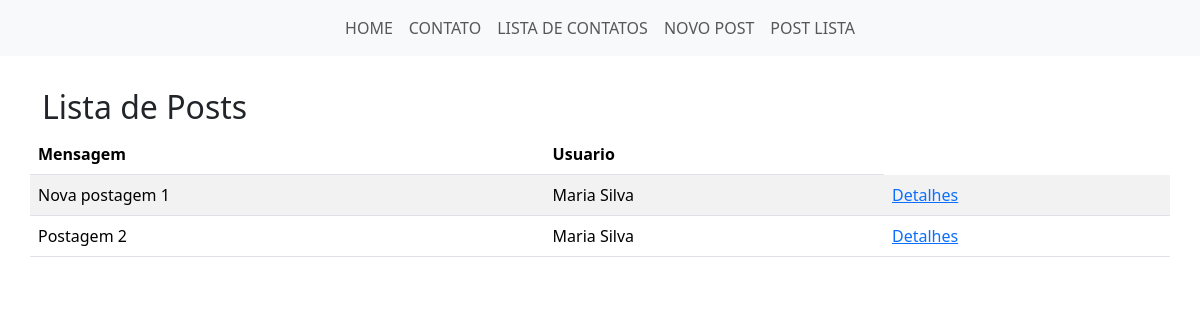
Before: /post/lista/ (signed in) with the older database file.
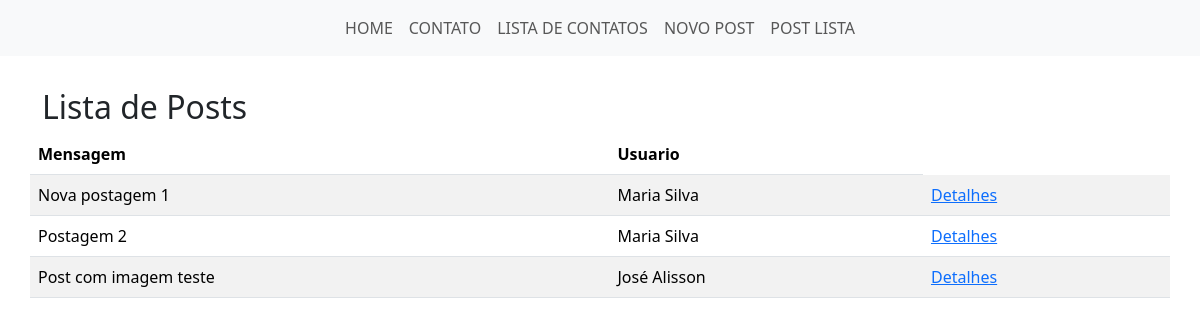
After: the same page with the newer database file.
### estudo/models.py (models this page shows)
class Post(db.Model):  # create a class called Post that inherits from db.Model
    id = db.Column(db.Integer, primary_key=True)  # create a column called id
    date_created = db.Column(db.DateTime, default=datetime.now)  # create a column called date_created
    mensagem = db.Column(db.Text, nullable=True)  # create a column called mensagem
    imagem = db.Column(db.String, nullable=True, default='default.png')  # create a column called imagem
    user_id = db.Column(db.Integer, db.ForeignKey('user.id'), nullable=True)  # create a column called user_id
    comentarios = db.relationship('PostComentarios', backref='post', lazy=True)  # create a relationship between the User and Comentario classes

class User(db.Model, UserMixin):  # create a class called User that inherits from db.Model
    id = db.Column(db.Integer, primary_key=True)  # create a column called id
    nome = db.Column(db.String(100), nullable=True)
    sobrenome = db.Column(db.String(100), nullable=True)
    email = db.Column(db.String(100), nullable=True, unique=True)  # create a column called email
    senha = db.Column(db.String(100), nullable=True)  # create a column called password
    posts = db.relationship('Post', backref='user', lazy=True)  # create a relationship between the User and Post classes
    posts_comentarios = db.relationship('PostComentarios', backref='user', lazy=True)  # create a relationship between the User and Comentario classes

### estudo/views.py (the view)
@app.route('/post/lista/', methods=['GET'])
@login_required
def lista_posts():
    posts = Post.query.all()
    context = {
        'posts': posts
    }
    return render_template('lista_posts.html', context=context)

### estudo/models.py (called while the page is built)
@login_manager.user_loader  # use the user_loader decorator
def load_user(user_id):  # create a function called load_user that takes user_id as an argument
    return User.query.get(int(user_id))  # return the user with the specified user_id

### estudo/templates/lista_posts.html
{% extends 'base.html' %}
{% block content %}
    <div class="container">
        <div class="row">
            <h2 class="mt-4">Lista de Posts</h2>
            <table class="table table-striped">
                <thead>
                    <tr>
                        <th>Mensagem</th>
                        <th>Usuario</th>
                    </tr>
                </thead>
                <tbody>
                    {% for linha in context['posts'] %}
                    <tr>
                        <td>{{linha.mensagem}}</td>
                        <td>{{linha.user.nome}}  {{linha.user.sobrenome}}</td>
                        <td><a href="{{url_for('PostDetail', id=linha.id)}}">Detalhes</a></td>
                    </tr>
                    {% endfor %}
                </tbody>
            </table>
        </div>
    </div>
{% endblock %}

Changed rows visible on the page:
added Post: mensagem "Post com imagem teste", user.nome "José", user.sobrenome "Alisson"
